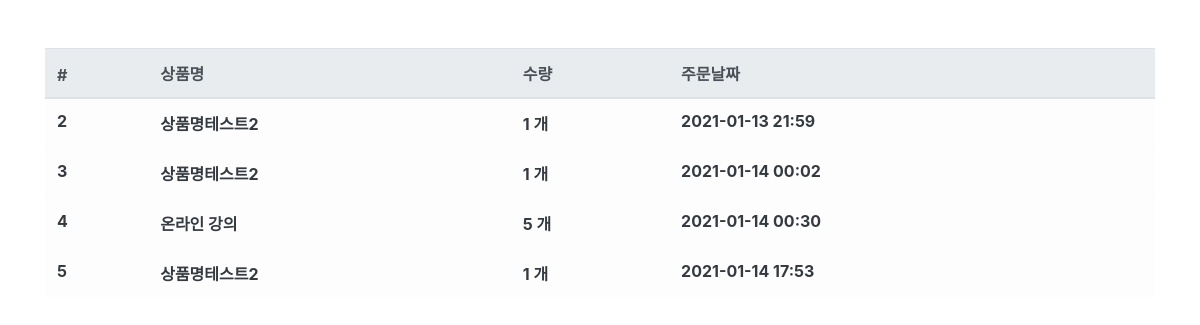
Page /order/ (signed in) on the committed database.
### order/models.py (models this page shows, shortened)
class Order(models.Model):
    fcuser = models.ForeignKey(
        'fcuser.Fcuser', on_delete=models.CASCADE, verbose_name='사용자')
    product = models.ForeignKey(
        'product.Product', on_delete=models.CASCADE, verbose_name='상품')
    quantity = models.IntegerField(verbose_name='수량')
    status = models.CharField(
        choices=(
            ('대기중', '대기중'), # (db에 들어가는 값, 보여지는 값)
            ('결제대기', '결제대기중'),
            ('결제완료', '결제완료'),
            ('환불', '환불'),
        ),
        default='대기중', max_length=32, verbose_name='상태')
    memo = models.TextField(null=True, blank=True, verbose_name='메모')
    register_date = models.DateTimeField(
        auto_now_add=True, verbose_name='등록날짜')
    class Meta:
        db_table = 'fastcampus_order'
        verbose_name = '주문'
        verbose_name_plural = '주문'

### product/models.py (models this page shows)
class Product(models.Model):
    name = models.CharField(max_length=256, verbose_name='상품명')
    price = models.IntegerField(verbose_name='상품가격')
    description = models.TextField(verbose_name='상품설명')
    stock = models.IntegerField(verbose_name='재고')
    register_date = models.DateTimeField(
        auto_now_add=True, verbose_name='등록날짜')
    def __str__(self):
        return self.name
    class Meta:
        db_table = 'fastcampus_product'
        verbose_name = '상품'
        verbose_name_plural = '상품'

### order/views.py (the view)
# urls.py: path('order/', OrderList.as_view()),
@ method_decorator(login_required, name='dispatch')
class OrderList(ListView):
    template_name = 'order.html'
    context_object_name = 'order_list'
    def get_queryset(self, **kwargs):
        queryset = Order.objects.filter(
            fcuser__email=self.request.session.get('user'))
        return queryset

### order/templates/order.html
{% extends "base.html" %}
{% load humanize %}
{% block contents %}
<div class="row mt-5">
    <div class="col-12">
        <table class="table table-light">
            <thead class="thead-light">
                <tr>
                    <th scope="col">#</th>
                    <th scope="col">상품명</th>
                    <th scope="col">수량</th>
                    <th scope="col">주문날짜</th>
                </tr>
            </thead>
            {% for order in order_list %}
            <tbody class="text-dark">
                <tr>
                    <th scope="row">{{ order.id }}</th>
                    <th>{{ order.product }}</th>
                    <th>{{ order.quantity|intcomma }} 개</th>
                    <th>{{ order.register_date|date:'Y-m-d H:i' }}</th>
                </tr>
                {% endfor %}
            </tbody>
        </table>
    </div>
</div>
{% endblock %}

### rows in the picture
Order: id "2", product "상품명테스트2", quantity "1", register_date "2021-01-13 21:59"
Order: id "3", product "상품명테스트2", quantity "1", register_date "2021-01-14 00:02"
Order: id "4", product "온라인 강의", quantity "5", register_date "2021-01-14 00:30"
Order: id "5", product "상품명테스트2", quantity "1", register_date "2021-01-14 17:53"
